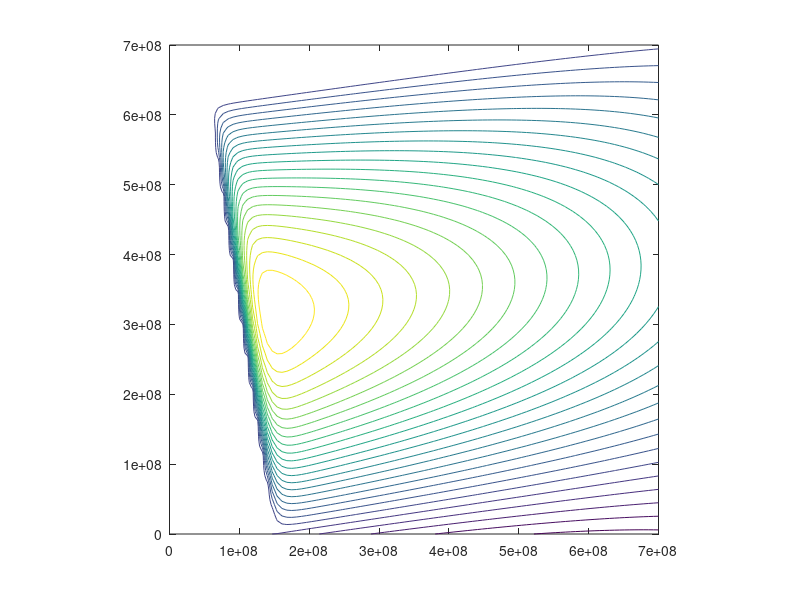

Recreate this plot in MATLAB.
      dlam = 1.e9;
      bb = pi*2*1.e8;
      dd = 2.e4;
      capf = 1.e0;
      rr = 0.02e0;
      ff = 1.e-13;
      gamma = capf*pi / (rr*bb);
      alfs = (dd/rr) * ff;
      capa = -alfs/2 + sqrt(alfs^2/4 + (pi/bb)^2);
      capb = -alfs/2 - sqrt(alfs^2/4 + (pi/bb)^2);
      pp = (1 - exp(capb*dlam)) / (exp(capa*dlam) - exp(capb*dlam));
      qq = 1 - pp;
      dgbp2 = gamma * (bb/pi)^2;

      dx = 7e6;
      [x,y] = meshgrid(0:dx:7e8, 0:dx:7e8);
      x0 = 1.5e8;
      y0 = 0;
      theta = .15;
      alf = cos(theta);
      beta = sin(theta);
      xbar = alf*(x-x0) + beta*(y-y0);
      ybar = -beta*(x-x0) + alf*(y-y0);
      stream = -dgbp2 * sin(pi*ybar/bb) .* ...
             (pp*exp(capa*xbar) + qq*exp(capb*xbar) - 1);
      stream(find(xbar<0)) = 0;	
      stream(find(ybar>pi*2e8)) = 0;	
      cline = -4e8:1e8:2e9;
      contour(x,y,stream,cline)
      axis square
